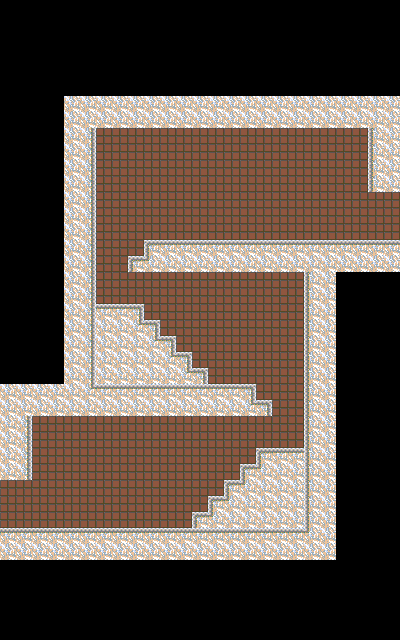

This game map was drawn from its Tiled (.tmx) file and the tilesets committed beside it. A one-line description and the trimmed map source follow:
An orthogonal 25x40 tile map with 16x16 px tiles, 4 tile layers (SilhouetteLayer, BackgroundLayer, GameLayer, ForegroundLayer) and 2 objects (2x spawn).

<map version="1.0" orientation="orthogonal" renderorder="left-up" width="25" height="40" tilewidth="16" tileheight="16" nextobjectid="5">
 <properties>
  <property name="exitLeft" value="grema_01.tmx" />
  <property name="exitRight" value="grema_01.tmx" />
  <property name="spawnLeft" value="door_04" />
  <property name="spawnRight" value="door_05" />
 </properties>
 <tileset firstgid="1" name="Olaf_tileset" tilewidth="16" tileheight="16">
  <image source="../graphics/levels/Olaf_tileset.png" trans="ff00ff" width="512" height="512" />
 </tileset>
 <layer name="SilhouetteLayer" width="25" height="40">
  <data>[1000 cells, 1000 non-empty, 1 distinct tile ids]</data>
 </layer>
 <layer name="BackgroundLayer" width="25" height="40">
  <data>[1000 cells, 834 non-empty, 3 distinct tile ids]</data>
 </layer>
 <layer name="GameLayer" width="25" height="40">
  <data>[1000 cells, 570 non-empty, 9 distinct tile ids]</data>
 </layer>
 <layer name="ForegroundLayer" width="25" height="40">
  <data>[1000 cells, 0 non-empty, 0 distinct tile ids]</data>
 </layer>
 <objectgroup name="Actors">
  <object id="2" name="playerSpawnLeft" type="spawn" x="6" y="520.5">
   <ellipse />
  </object>
  <object id="4" name="playerSpawnRight" type="spawn" x="391.333" y="231.333">
   <ellipse />
  </object>
 </objectgroup>
</map>
